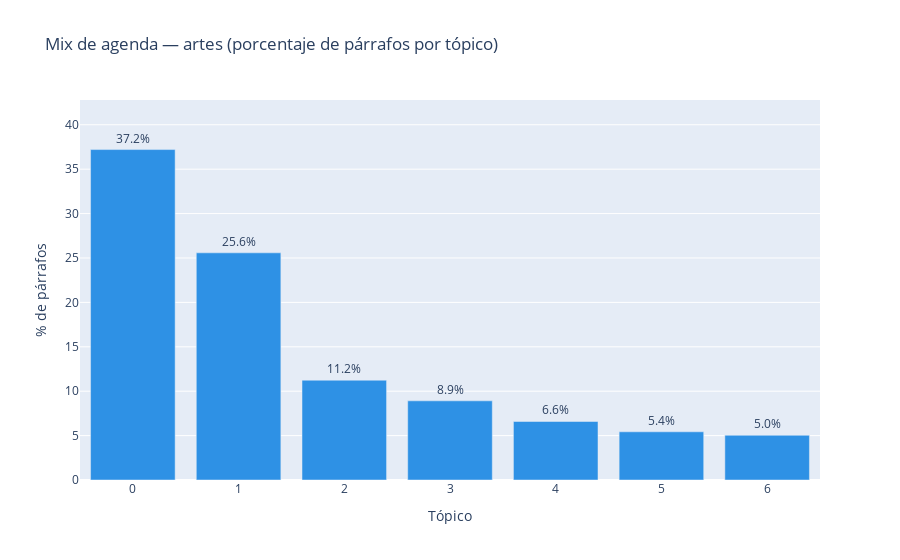
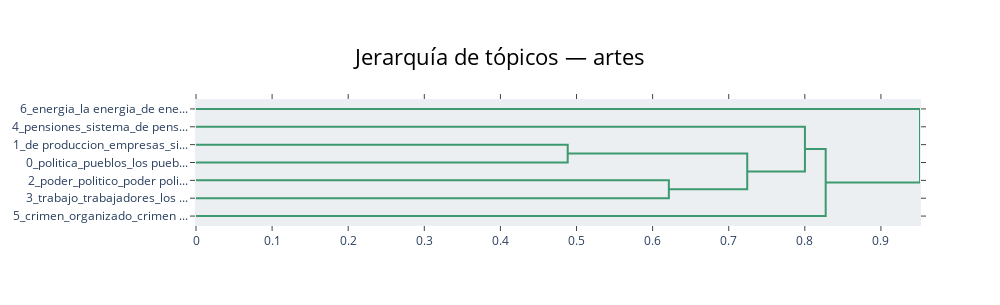
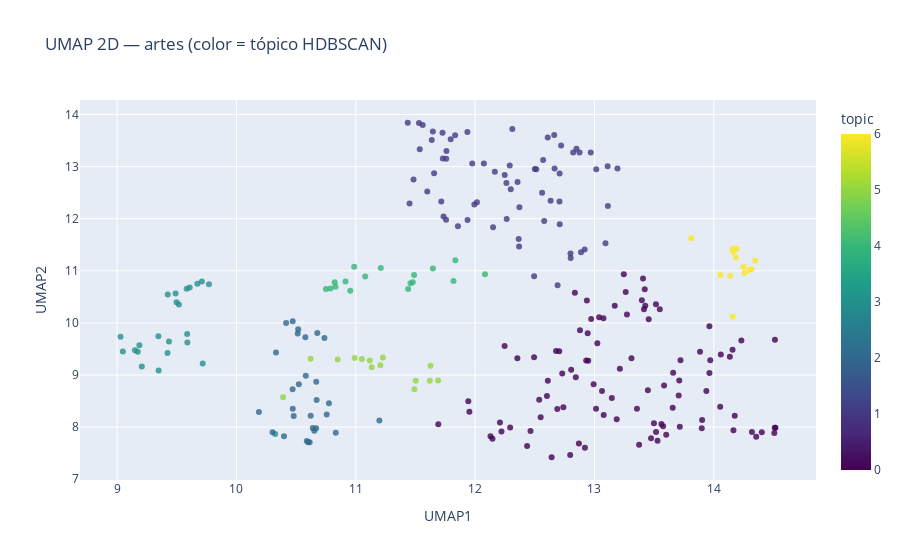

Notebook code for these charts, in order:
### Code cell
# %% BERTopic por candidato — HDBSCAN + c-TF-IDF + jerarquía + resúmenes + distribuciones (Plotly)
!pip -q install bertopic hdbscan umap-learn scikit-learn tqdm plotly

import numpy as np, pandas as pd
from tqdm.auto import tqdm
from bertopic import BERTopic
from sklearn.feature_extraction.text import CountVectorizer
from sklearn.metrics import pairwise_distances
import umap, hdbscan
import plotly.express as px
import plotly.graph_objects as go

# --------- PRECONDICIONES ---------
# Debes tener en el entorno:
#   - paras_df: DataFrame con columnas ["candidate","filename","para_id","text"]
#   - Z_para  : np.ndarray de shape (n_parrafos, d) con embeddings normalizados
assert 'paras_df' in globals() and 'Z_para' in globals(), "Faltan 'paras_df' y/o 'Z_para' en memoria."

# --------- PARÁMETROS ---------
RANDOM_STATE = 42
MIN_CLUSTER_SIZE = 10     # HDBSCAN por candidato; ajusta según longitud del programa
MIN_SAMPLES      = 5
UMAP_N_NEIGHBORS = 15
UMAP_MIN_DIST    = 0.10

TOP_TERMS = 12            # top términos c-TF-IDF para mostrar por tópico
TOP_DOCS  = 3             # nº de párrafos representativos a mostrar por tópico
MAX_TOPICS_PLOT = 25      # cap visualizaciones extensas

# Vectorizador para c-TF-IDF (n-gramas cortos en español)
vectorizer = CountVectorizer(
    lowercase=True,
    strip_accents='unicode',
    ngram_range=(1,2),
    min_df=2,
    max_df=0.95
)

# UMAP/HDBSCAN base (BERTopic reducirá embeddings con UMAP antes de clusterizar)
umap_model = umap.UMAP(
    n_neighbors=UMAP_N_NEIGHBORS,
    n_components=5,          # compresión previa antes de HDBSCAN
    min_dist=UMAP_MIN_DIST,
    metric="cosine",
    random_state=RANDOM_STATE
)
hdb_model = hdbscan.HDBSCAN(
    min_cluster_size=MIN_CLUSTER_SIZE,
    min_samples=MIN_SAMPLES,
    metric="euclidean",
    prediction_data=True
)

# Paleta cualitativa segura
try:
    palette = px.colors.qualitative.Dark24
except AttributeError:
    palette = px.colors.qualitative.Plotly

# --------- FUNCIÓN UTIL — construir tablas/visuales por candidato ---------
def run_bertopic_for_candidate(cand_name, show_hierarchy=True):
    # subset del candidato
    idx = np.where(paras_df["candidate"].values == cand_name)[0]
    if len(idx) < max(20, MIN_CLUSTER_SIZE + 5):
        print(f"[BERTopic] {cand_name}: muy pocos párrafos ({len(idx)}); omito.")
        return

    texts = paras_df.iloc[idx]["text"].tolist()
    files = paras_df.iloc[idx]["filename"].tolist()
    para_ids = paras_df.iloc[idx]["para_id"].tolist()
    X = Z_para[idx]

    # Modelo BERTopic (sin re-embed: usamos embeddings precomputados)
    topic_model = BERTopic(
        embedding_model=None,             # ya tenemos Z_para
        vectorizer_model=vectorizer,
        umap_model=umap_model,
        hdbscan_model=hdb_model,
        calculate_probabilities=True,     # para resúmenes por probabilidad
        language="multilingual",
        nr_topics="auto",                 # reducción jerárquica automática
        verbose=False
    )

    topics, probs = topic_model.fit_transform(texts, embeddings=X)

    # --- Tabla de tópicos (info general) ---
    info = topic_model.get_topic_info()      # columns: Topic, Count, Name
    # excluimos -1 (ruido) para resúmenes/distribuciones
    info_nz = info[info["Topic"]!=-1].copy().reset_index(drop=True)
    if info_nz.empty:
        print(f"[BERTopic] {cand_name}: solo ruido; revisa parámetros.")
        return

    # --- Tabla “Tema → top términos c-TF-IDF” ---
    rows = []
    for t_id in info_nz["Topic"].tolist():
        words = topic_model.get_topic(t_id) or []   # [(term, score), ...]
        for rank, (term, score) in enumerate(words[:TOP_TERMS], start=1):
            rows.append({"candidate": cand_name, "topic_id": t_id,
                         "rank": rank, "term": term, "ctfidf": float(score)})
    topic_terms = pd.DataFrame(rows)
    display(topic_terms.head(min(10, len(topic_terms))))

    # --- Resumen extractivo por tópico: top párrafos representativos ---
    # Si el método nativo está presente (v.0.16+):
    try:
        rep_map = {t: topic_model.get_representative_docs(t) for t in info_nz["Topic"].tolist()}
    except Exception:
        rep_map = {}

    summary_rows = []
    for t_id in info_nz["Topic"].tolist():
        # fallback si no hay método nativo: ordenar párrafos del tópico por probabilidad
        sel = np.where(np.array(topics) == t_id)[0]
        if len(sel) == 0:
            continue
        if rep_map.get(t_id):
            reps = rep_map[t_id][:TOP_DOCS]
            for j, txt in enumerate(reps, start=1):
                summary_rows.append({"candidate": cand_name, "topic_id": t_id, "order": j,
                                     "snippet": (txt[:420]+"…") if len(txt)>420 else txt})
        else:
            if probs is not None:
                # probabilidad topic-wise
                t_col = t_id if t_id < probs.shape[1] else None
                if t_col is not None:
                    local = sorted([(int(i), float(probs[i, t_col])) for i in sel],
                                   key=lambda x: x[1], reverse=True)[:TOP_DOCS]
                    for j,(i,p) in enumerate(local, start=1):
                        txt = texts[i]
                        summary_rows.append({"candidate": cand_name, "topic_id": t_id, "order": j,
                                             "prob": p, "snippet": (txt[:420]+"…") if len(txt)>420 else txt})
                else:
                    # si no hay prob col — usa distancia al centroide semántico del tópico
                    # centroide con promedio de embeddings del tópico:
                    centroid = X[sel].mean(axis=0, keepdims=True)
                    d = pairwise_distances(X[sel], centroid, metric="cosine").ravel()
                    topk = np.argsort(d)[:TOP_DOCS]
                    for j, k in enumerate(topk, start=1):
                        i = sel[k]
                        txt = texts[i]
                        summary_rows.append({"candidate": cand_name, "topic_id": t_id, "order": j,
                                             "snippet": (txt[:420]+"…") if len(txt)>420 else txt})
            else:
                centroid = X[sel].mean(axis=0, keepdims=True)
                d = pairwise_distances(X[sel], centroid, metric="cosine").ravel()
                topk = np.argsort(d)[:TOP_DOCS]
                for j, k in enumerate(topk, start=1):
                    i = sel[k]
                    txt = texts[i]
                    summary_rows.append({"candidate": cand_name, "topic_id": t_id, "order": j,
                                         "snippet": (txt[:420]+"…") if len(txt)>420 else txt})

    topic_summ = pd.DataFrame(summary_rows)
    if not topic_summ.empty:
        print(f"=== Resúmenes extractivos — {cand_name} ===")
        display(topic_summ.head(min(10, len(topic_summ))))

    # --- Distribución porcentual de párrafos por tópico (mix de agenda) ---
    # (excluye -1)
    mask = np.array(topics) != -1
    vc = pd.Series(np.array(topics)[mask]).value_counts().rename_axis("topic_id").reset_index(name="n")
    vc["pct"] = 100 * vc["n"] / vc["n"].sum()
    vc = vc.sort_values("pct", ascending=False)
    print(f"=== Distribución de párrafos por tópico — {cand_name} ===")
    display(vc)

    # Visual: barras de distribución
    fig_mix = px.bar(
        vc.head(MAX_TOPICS_PLOT), x="topic_id", y="pct",
        title=f"Mix de agenda — {cand_name} (porcentaje de párrafos por tópico)",
        labels={"topic_id":"Tópico", "pct":"% de párrafos"},
        text=vc.head(MAX_TOPICS_PLOT)["pct"].round(1).astype(str)+"%"
    )
    fig_mix.update_traces(marker_color=palette[0], textposition="outside")
    fig_mix.update_layout(yaxis=dict(range=[0, max(10, vc["pct"].max()*1.15)]))
    fig_mix.show()

    # --- Tabla compacta de términos por tópico (top TOP_TERMS) ---
    # Render en forma "Topic → términos"
    cards = []
    for t_id in info_nz["Topic"].tolist():
        terms = [w for w,_ in (topic_model.get_topic(t_id) or [])][:TOP_TERMS]
        cards.append({"topic_id": t_id, "terms": ", ".join(terms)})
    topic_cards = pd.DataFrame(cards).sort_values("topic_id")
    print(f"=== Términos (c-TF-IDF) por tópico — {cand_name} ===")
    display(topic_cards)

    # --- Jerarquía de temas (reducción jerárquica) ---
    if show_hierarchy:
        try:
            # BERTopic produce una figura Plotly nativa
            fig_h = topic_model.visualize_hierarchy(top_n_topics=min(MAX_TOPICS_PLOT, len(info_nz)))
            fig_h.update_layout(title_text=f"Jerarquía de tópicos — {cand_name}")
            fig_h.show()
        except Exception as e:
            print(f"[BERTopic] Jerarquía no disponible ({e})")

    # --- Opcional: UMAP 2D embebido del candidato coloreado por tópico ---
    try:
        # coordenadas internas de BERTopic (si se desea reutilizar)
        umap2 = umap.UMAP(n_components=2, random_state=RANDOM_STATE, metric="cosine").fit_transform(X)
        df_u2 = pd.DataFrame({"UMAP1": umap2[:,0], "UMAP2": umap2[:,1], "topic": topics, "file": files, "para_id": para_ids})
        df_u2 = df_u2[df_u2["topic"]!=-1]
        fig_u2 = px.scatter(
            df_u2, x="UMAP1", y="UMAP2", color="topic",
            hover_data=["file","para_id"],
            title=f"UMAP 2D — {cand_name} (color = tópico HDBSCAN)",
            color_continuous_scale="Viridis"
        )
        fig_u2.update_traces(marker=dict(size=6, opacity=0.8))
        fig_u2.show()
    except Exception as e:
        print(f"[BERTopic] UMAP 2D por candidato no disponible ({e})")

    # Devuelve artefactos en memoria por si quieres reusarlos después
    return {
        "model": topic_model,
        "topic_info": info,
        "topic_terms": topic_terms,
        "topic_summary": topic_summ,
        "mix_agenda": vc
    }

# --------- EJECUCIÓN: por cada candidato ---------
candidatos = sorted(paras_df["candidate"].unique().tolist())
artefactos_por_candidato = {}

for cand in tqdm(candidatos, desc="[BERTopic] candidatos"):
    print("\n" + "="*80)
    print(f"BERTopic — {cand}")
    print("="*80)
    artefactos_por_candidato[cand] = run_bertopic_for_candidate(cand, show_hierarchy=True)

### Figure 1 — Plotly figure (JSON) as saved in the notebook; plotly's stock layout.template omitted (floating-point values rounded to 4 significant figures)
{"data": [{"alignmentgroup": "True", "hovertemplate": "Tópico=%{x}<br>% de párrafos=%{y}<br>text=%{text}<extra></extra>", "legendgroup": "", "marker": {"color": "#2E91E5", "pattern": {"shape": ""}}, "name": "", "offsetgroup": "", "orientation": "v", "showlegend": false, "text": ["37.2%", "25.6%", "11.2%", "8.9%", "6.6%", "5.4%", "5.0%"], "textposition": "outside", "type": "bar", "x": [0, 1, 2, 3, 4, 5, 6], "xaxis": "x", "y": [37.21, 25.58, 11.24, 8.915, 6.589, 5.426, 5.039], "yaxis": "y"}], "layout": {"barmode": "relative", "legend": {"tracegroupgap": 0}, "title": {"text": "Mix de agenda — artes (porcentaje de párrafos por tópico)"}, "xaxis": {"anchor": "y", "domain": [0, 1], "title": {"text": "Tópico"}}, "yaxis": {"anchor": "x", "domain": [0, 1], "range": [0, 42.79], "title": {"text": "% de párrafos"}}}}

### Figure 2 — Plotly figure (JSON) as saved in the notebook; plotly's stock layout.template omitted (floating-point values rounded to 4 significant figures)
{"data": [{"hoverinfo": "text", "marker": {"color": "rgb(61,153,112)"}, "mode": "lines", "type": "scatter", "x": [0, 0.4884, 0.4884, 0], "xaxis": "x", "y": [-25, -25, -35, -35], "yaxis": "y"}, {"hoverinfo": "text", "marker": {"color": "rgb(61,153,112)"}, "mode": "lines", "type": "scatter", "x": [0, 0.6213, 0.6213, 0], "xaxis": "x", "y": [-45, -45, -55, -55], "yaxis": "y"}, {"hoverinfo": "text", "marker": {"color": "rgb(61,153,112)"}, "mode": "lines", "type": "scatter", "x": [0.4884, 0.7243, 0.7243, 0.6213], "xaxis": "x", "y": [-30, -30, -50, -50], "yaxis": "y"}, {"hoverinfo": "text", "marker": {"color": "rgb(61,153,112)"}, "mode": "lines", "type": "scatter", "x": [0, 0.8001, 0.8001, 0.7243], "xaxis": "x", "y": [-15, -15, -40, -40], "yaxis": "y"}, {"hoverinfo": "text", "marker": {"color": "rgb(61,153,112)"}, "mode": "lines", "type": "scatter", "x": [0.8001, 0.8274, 0.8274, 0], "xaxis": "x", "y": [-27.5, -27.5, -65, -65], "yaxis": "y"}, {"hoverinfo": "text", "marker": {"color": "rgb(61,153,112)"}, "mode": "lines", "type": "scatter", "x": [0, 0.9513, 0.9513, 0.8274], "xaxis": "x", "y": [-5, -5, -46.25, -46.25], "yaxis": "y"}], "layout": {"autosize": false, "height": 305, "hoverlabel": {"bgcolor": "white", "font": {"family": "Rockwell", "size": 16}}, "hovermode": "closest", "plot_bgcolor": "#ECEFF1", "showlegend": false, "title": {"font": {"color": "Black", "size": 22}, "text": "Jerarquía de tópicos — artes", "x": 0.5, "xanchor": "center", "yanchor": "top"}, "width": 1000, "xaxis": {"mirror": "allticks", "rangemode": "tozero", "showgrid": false, "showline": true, "showticklabels": true, "ticks": "outside", "type": "linear", "zeroline": false}, "yaxis": {"mirror": "allticks", "range": [-70, 0], "rangemode": "tozero", "showgrid": false, "showline": true, "showticklabels": true, "tickmode": "array", "ticks": "outside", "ticktext": ["6_energia_la energia_de ene...", "4_pensiones_sistema_de pens...", "1_de produccion_empresas_si...", "0_politica_pueblos_los pueb...", "2_poder_politico_poder poli...", "3_trabajo_trabajadores_los ...", "5_crimen_organizado_crimen ..."], "tickvals": [-5, -15, -25, -35, -45, -55, -65], "type": "linear", "zeroline": false}}}

### Figure 3 — Plotly figure (JSON) as saved in the notebook; plotly's stock layout.template omitted (floating-point values rounded to 4 significant figures; data arrays with more than 128 entries replaced by an {"elided": "..."} marker saying what was removed)
{"data": [{"customdata": {"elided": "258x2 mixed values"}, "hovertemplate": "UMAP1=%{x}<br>UMAP2=%{y}<br>file=%{customdata[0]}<br>para_id=%{customdata[1]}<br>topic=%{marker.color}<extra></extra>", "legendgroup": "", "marker": {"color": {"elided": "258 int values"}, "coloraxis": "coloraxis", "opacity": 0.8, "size": 6, "symbol": "circle"}, "mode": "markers", "name": "", "orientation": "v", "showlegend": false, "type": "scatter", "x": {"elided": "258 float values"}, "xaxis": "x", "y": {"elided": "258 float values"}, "yaxis": "y"}], "layout": {"coloraxis": {"colorbar": {"title": {"text": "topic"}}, "colorscale": [[0, "#440154"], [0.1111, "#482878"], [0.2222, "#3e4989"], [0.3333, "#31688e"], [0.4444, "#26828e"], [0.5556, "#1f9e89"], [0.6667, "#35b779"], [0.7778, "#6ece58"], [0.8889, "#b5de2b"], [1, "#fde725"]]}, "legend": {"tracegroupgap": 0}, "title": {"text": "UMAP 2D — artes (color = tópico HDBSCAN)"}, "xaxis": {"anchor": "y", "domain": [0, 1], "title": {"text": "UMAP1"}}, "yaxis": {"anchor": "x", "domain": [0, 1], "title": {"text": "UMAP2"}}}}
